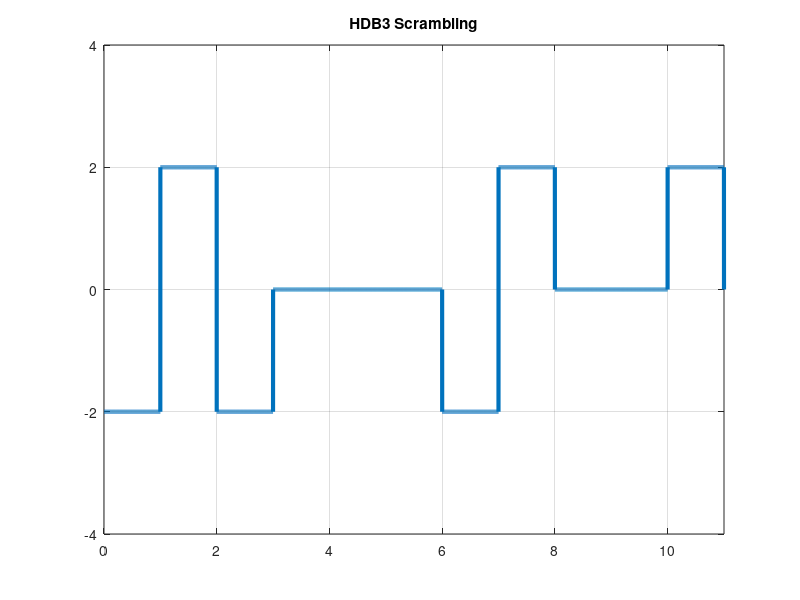

This figure's MATLAB source:
%HDB3 Scrambling

clc;
bits = [1 1 1 0 0 0 0 0 0 0 0];
bitrate = 1;
amplitude = 2;

%Convert to HDB3
Pooov = '000+';
Nooov = '000-';
Pboov = '+00+';
Nboov = '-00-';

hdb3 = '';
lastState = '+';

i = 1;
while i<=length(bits)
  if(bits(i) == 1)
    if(lastState == '+')
      hdb3 = strcat(hdb3,'-');
      lastState = '-';
    else
      hdb3 = strcat(hdb3,'+');
      lastState = '+';
    end
  
  else
    cnt = 0;
    needScrambling = 0;
    for j=i:length(bits)
      if(bits(j) == 0)
          cnt = cnt + 1;
      else
          break;
      end
      if(cnt == 4)
        needScrambling =  1;
        break;
      end
    end
    
    if(needScrambling == 1)
      numberOfNonZeroBits = 0;
      for i=1:length(hdb3)
        if(hdb3(i) ~= '0')
            numberOfNonZeroBits = numberOfNonZeroBits + 1;
        end
      end
      
      if(mod(numberOfNonZeroBits,2) == 1)
        if lastState == '+'
          hdb3 = strcat(hdb3,Pooov);
          lastState = '+';
        else
          hdb3 = strcat(hdb3,Nooov);
          lastState = '-';
        end
        
      else
        if lastState == '+'
          hdb3 = strcat(hdb3,Nboov);
          lastState = '-';
        else
          hdb3 = strcat(hdb3,Pboov);
          lastState = '+';
        end
      end
      i = i+3;
    else
      hdb3 = strcat(hdb3,'0');
    end
  end
  i = i+1;
end

%Encoding
T = length(bits)/bitrate;
n = 1000;
N = length(bits)*n;
dt = T/N;

x = 0:dt:T;
y = zeros(1,length(x));

for k = 0:length(hdb3)-2
  if(hdb3(k+1) == '+') 
      y((k*n)+1 : (k+1)*n) = amplitude;
  elseif(hdb3(k+1) == '-') 
      y((k*n)+1 : (k+1)*n) = -amplitude;
  else
      y((k*n)+1 : (k+1)*n) = 0;
  end
end


plot(x,y, 'Linewidth', 3);
grid on;
axis([0 T -amplitude-2 amplitude+2]);
title("HDB3 Scrambling");

%Decoding
data = zeros(1,length(bits));
lastState = amplitude;
k = 0;
while k<=length(bits)-1
  if(y((k*n)+1 : (k+1)*n) == 0)
    data(k+1)=0;
  elseif(y((k*n)+1 : (k+1)*n) == -lastState)
    data(k+1)=1;
    lastState = -lastState;
  else
    for j=k-3 : k+4
      data(j+1) = 0;
    end
    k = k + 4;
  end
  k = k+1;
end
disp(data);
